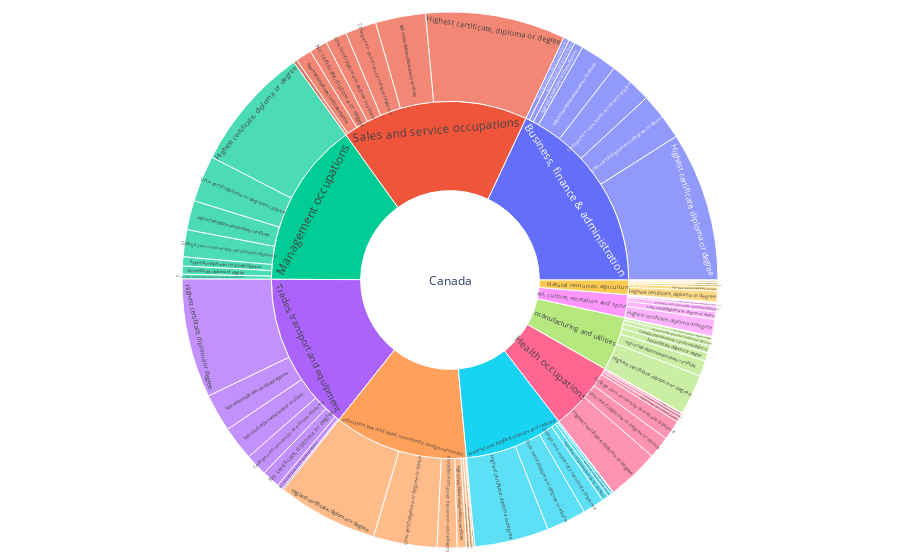

Here is the notebook cell this chart was saved with:
### Code cell
#  Educational background of workers in different job related fields
# In all job fields maximum people have the highest level of Education


fig = px.sunburst(data, path=['Geography','H1','HCDD'], values='COUNT_ELF_FYFT')
fig.update_layout(margin = dict(t=12, l=12, r=12, b=12))
#fig.update_layout(uniformtext=dict(minsize=6, mode='hide'),overwrite=True)
 
fig.show()

### Figure 1 — Plotly figure (JSON) as saved in the notebook; plotly's stock layout.template omitted (floating-point values rounded to 4 significant figures)
{"data": [{"branchvalues": "total", "domain": {"x": [0, 1], "y": [0, 1]}, "hoverlabel": {"namelength": 0}, "hovertemplate": "labels=%{label}<br>COUNT_ELF_FYFT=%{value}<br>parent=%{parent}<br>id=%{id}", "ids": ["Canada/ Natural resources, agriculture/Apprenticeship/trades certificate/ diploma", "Canada/Business, finance & administration/Apprenticeship/trades certificate/ diploma", "Canada/Health occupations/Apprenticeship/trades certificate/ diploma", "Canada/Management occupations/Apprenticeship/trades certificate/ diploma", "Canada/Natural and applied sciences and related/Apprenticeship/trades certificate/ diploma", "Canada/Sales and service occupations/Apprenticeship/trades certificate/ diploma", "Canada/Trades, transport and equipment/Apprenticeship/trades certificate/ diploma", "Canada/art, culture, recreation and sport/Apprenticeship/trades certificate/ diploma", "Canada/education, law and social, community and government/Apprenticeship/trades certificate/ diploma", "Canada/manufacturing and utilities/Apprenticeship/trades certificate/ diploma", "Canada/ Natural resources, agriculture/College,non-university certificate/diploma", "Canada/Business, finance & administration/College,non-university certificate/diploma", "Canada/Health occupations/College,non-university certificate/diploma", "Canada/Management occupations/College,non-university certificate/diploma", "Canada/Natural and applied sciences and related/College,non-university certificate/diploma", "Canada/Sales and service occupations/College,non-university certificate/diploma", "Canada/Trades, transport and equipment/College,non-university certificate/diploma", "Canada/art, culture, recreation and sport/College,non-university certificate/diploma", "Canada/education, law and social, community and government/College,non-university certificate/diploma", "Canada/manufacturing and utilities/College,non-university certificate/diploma", "Canada/ Natural resources, agriculture/Highest certificate, diploma or degree", "Canada/Business, finance & administration/Highest certificate, diploma or degree", "Canada/Health occupations/Highest certificate, diploma or degree", "Canada/Management occupations/Highest certificate, diploma or degree", "Canada/Natural and applied sciences and related/Highest certificate, diploma or degree", "Canada/Sales and service occupations/Highest certificate, diploma or degree", "Canada/Trades, transport and equipment/Highest certificate, diploma or degree", "Canada/art, culture, recreation and sport/Highest certificate, diploma or degree", "Canada/education, law and social, community and government/Highest certificate, diploma or degree", "Canada/manufacturing and utilities/Highest certificate, diploma or degree", "Canada/ Natural resources, agriculture/No certificate, diploma or degree", "Canada/Business, finance & administration/No certificate, diploma or degree", "Canada/Health occupations/No certificate, diploma or degree", "Canada/Management occupations/No certificate, diploma or degree", "Canada/Natural and applied sciences and related/No certificate, diploma or degree", "Canada/Sales and service occupations/No certificate, diploma or degree", "Canada/Trades, transport and equipment/No certificate, diploma or degree", "Canada/art, culture, recreation and sport/No certificate, diploma or degree", "Canada/education, law and social, community and government/No certificate, diploma or degree", "Canada/manufacturing and utilities/No certificate, diploma or degree", "Canada/ Natural resources, agriculture/Univ certif/diploma or degree or above", "Canada/Business, finance & administration/Univ certif/diploma or degree or above", "Canada/Health occupations/Univ certif/diploma or degree or above", "Canada/Management occupations/Univ certif/diploma or degree or above", "Canada/Natural and applied sciences and related/Univ certif/diploma or degree or above", "Canada/Sales and service occupations/Univ certif/diploma or degree or above", "Canada/Trades, transport and equipment/Univ certif/diploma or degree or above", "Canada/art, culture, recreation and sport/Univ certif/diploma or degree or above", "Canada/education, law and social, community and government/Univ certif/diploma or degree or above", "Canada/manufacturing and utilities/Univ certif/diploma or degree or above", "Canada/ Natural resources, agriculture/University certificate,diploma below bachelor", "Canada/Business, finance & administration/University certificate,diploma below bachelor", "Canada/Health occupations/University certificate,diploma below bachelor", "Canada/Management occupations/University certificate,diploma below bachelor", "Canada/Natural and applied sciences and related/University certificate,diploma below bachelor", "Canada/Sales and service occupations/University certificate,diploma below bachelor", "Canada/Trades, transport and equipment/University certificate,diploma below bachelor", "Canada/art, culture, recreation and sport/University certificate,diploma below bachelor", "Canada/education, law and social, community and government/University certificate,diploma below bachelor", "Canada/manufacturing and utilities/University certificate,diploma below bachelor", "Canada/ Natural resources, agriculture/high school /diploma/equivalency certificate", "Canada/Business, finance & administration/high school /diploma/equivalency certificate", "Canada/Health occupations/high school /diploma/equivalency certificate", "Canada/Management occupations/high school /diploma/equivalency certificate", "Canada/Natural and applied sciences and related/high school /diploma/equivalency certificate", "Canada/Sales and service occupations/high school /diploma/equivalency certificate", "Canada/Trades, transport and equipment/high school /diploma/equivalency certificate", "Canada/art, culture, recreation and sport/high school /diploma/equivalency certificate", "Canada/education, law and social, community and government/high school /diploma/equivalency certificate", "Canada/manufacturing and utilities/high school /diploma/equivalency certificate", "Canada/ Natural resources, agriculture", "Canada/Business, finance & administration", "Canada/Health occupations", "Canada/Management occupations", "Canada/Natural and applied sciences and related", "Canada/Sales and service occupations", "Canada/Trades, transport and equipment", "Canada/art, culture, recreation and sport", "Canada/education, law and social, community and government", "Canada/manufacturing and utilities", "Canada"], "labels": ["Apprenticeship/trades certificate/ diploma", "Apprenticeship/trades certificate/ diploma", "Apprenticeship/trades certificate/ diploma", "Apprenticeship/trades certificate/ diploma", "Apprenticeship/trades certificate/ diploma", "Apprenticeship/trades certificate/ diploma", "Apprenticeship/trades certificate/ diploma", "Apprenticeship/trades certificate/ diploma", "Apprenticeship/trades certificate/ diploma", "Apprenticeship/trades certificate/ diploma", "College,non-university certificate/diploma", "College,non-university certificate/diploma", "College,non-university certificate/diploma", "College,non-university certificate/diploma", "College,non-university certificate/diploma", "College,non-university certificate/diploma", "College,non-university certificate/diploma", "College,non-university certificate/diploma", "College,non-university certificate/diploma", "College,non-university certificate/diploma", "Highest certificate, diploma or degree", "Highest certificate, diploma or degree", "Highest certificate, diploma or degree", "Highest certificate, diploma or degree", "Highest certificate, diploma or degree", "Highest certificate, diploma or degree", "Highest certificate, diploma or degree", "Highest certificate, diploma or degree", "Highest certificate, diploma or degree", "Highest certificate, diploma or degree", "No certificate, diploma or degree", "No certificate, diploma or degree", "No certificate, diploma or degree", "No certificate, diploma or degree", "No certificate, diploma or degree", "No certificate, diploma or degree", "No certificate, diploma or degree", "No certificate, diploma or degree", "No certificate, diploma or degree", "No certificate, diploma or degree", "Univ certif/diploma or degree or above", "Univ certif/diploma or degree or above", "Univ certif/diploma or degree or above", "Univ certif/diploma or degree or above", "Univ certif/diploma or degree or above", "Univ certif/diploma or degree or above", "Univ certif/diploma or degree or above", "Univ certif/diploma or degree or above", "Univ certif/diploma or degree or above", "Univ certif/diploma or degree or above", "University certificate,diploma below bachelor", "University certificate,diploma below bachelor", "University certificate,diploma below bachelor", "University certificate,diploma below bachelor", "University certificate,diploma below bachelor", "University certificate,diploma below bachelor", "University certificate,diploma below bachelor", "University certificate,diploma below bachelor", "University certificate,diploma below bachelor", "University certificate,diploma below bachelor", "high school /diploma/equivalency certificate", "high school /diploma/equivalency certificate", "high school /diploma/equivalency certificate", "high school /diploma/equivalency certificate", "high school /diploma/equivalency certificate", "high school /diploma/equivalency certificate", "high school /diploma/equivalency certificate", "high school /diploma/equivalency certificate", "high school /diploma/equivalency certificate", "high school /diploma/equivalency certificate", " Natural resources, agriculture", "Business, finance & administration", "Health occupations", "Management occupations", "Natural and applied sciences and related", "Sales and service occupations", "Trades, transport and equipment", "art, culture, recreation and sport", "education, law and social, community and government", "manufacturing and utilities", "Canada"], "name": "", "parents": ["Canada/ Natural resources, agriculture", "Canada/Business, finance & administration", "Canada/Health occupations", "Canada/Management occupations", "Canada/Natural and applied sciences and related", "Canada/Sales and service occupations", "Canada/Trades, transport and equipment", "Canada/art, culture, recreation and sport", "Canada/education, law and social, community and government", "Canada/manufacturing and utilities", "Canada/ Natural resources, agriculture", "Canada/Business, finance & administration", "Canada/Health occupations", "Canada/Management occupations", "Canada/Natural and applied sciences and related", "Canada/Sales and service occupations", "Canada/Trades, transport and equipment", "Canada/art, culture, recreation and sport", "Canada/education, law and social, community and government", "Canada/manufacturing and utilities", "Canada/ Natural resources, agriculture", "Canada/Business, finance & administration", "Canada/Health occupations", "Canada/Management occupations", "Canada/Natural and applied sciences and related", "Canada/Sales and service occupations", "Canada/Trades, transport and equipment", "Canada/art, culture, recreation and sport", "Canada/education, law and social, community and government", "Canada/manufacturing and utilities", "Canada/ Natural resources, agriculture", "Canada/Business, finance & administration", "Canada/Health occupations", "Canada/Management occupations", "Canada/Natural and applied sciences and related", "Canada/Sales and service occupations", "Canada/Trades, transport and equipment", "Canada/art, culture, recreation and sport", "Canada/education, law and social, community and government", "Canada/manufacturing and utilities", "Canada/ Natural resources, agriculture", "Canada/Business, finance & administration", "Canada/Health occupations", "Canada/Management occupations", "Canada/Natural and applied sciences and related", "Canada/Sales and service occupations", "Canada/Trades, transport and equipment", "Canada/art, culture, recreation and sport", "Canada/education, law and social, community and government", "Canada/manufacturing and utilities", "Canada/ Natural resources, agriculture", "Canada/Business, finance & administration", "Canada/Health occupations", "Canada/Management occupations", "Canada/Natural and applied sciences and related", "Canada/Sales and service occupations", "Canada/Trades, transport and equipment", "Canada/art, culture, recreation and sport", "Canada/education, law and social, community and government", "Canada/manufacturing and utilities", "Canada/ Natural resources, agriculture", "Canada/Business, finance & administration", "Canada/Health occupations", "Canada/Management occupations", "Canada/Natural and applied sciences and related", "Canada/Sales and service occupations", "Canada/Trades, transport and equipment", "Canada/art, culture, recreation and sport", "Canada/education, law and social, community and government", "Canada/manufacturing and utilities", "Canada", "Canada", "Canada", "Canada", "Canada", "Canada", "Canada", "Canada", "Canada", "Canada", ""], "type": "sunburst", "values": [50150, 285850, 130255, 294580, 119655, 523300, 1235980, 24525, 103495, 171650, 61765, 1411225, 649325, 881420, 698825, 1010495, 718650, 177345, 651465, 239470, 356045, 4874080, 1698680, 4064670, 2426830, 4572735, 3890660, 556960, 3290145, 1326660, 80140, 205360, 21165, 265670, 16720, 586425, 589100, 14620, 55330, 266630, 24120, 1569205, 725215, 1513740, 1296675, 700630, 181785, 241535, 2074155, 117365, 6870, 189125, 69430, 151790, 77715, 118680, 50165, 14920, 107510, 21595, 132980, 1213260, 103210, 957455, 217065, 1633125, 1114970, 83970, 298135, 509910, 712070, 9748105, 3397280, 8129325, 4853485, 9145390, 7781310, 1113875, 6580235, 2653280, 54114355]}], "layout": {"legend": {"tracegroupgap": 0}, "margin": {"b": 12, "l": 12, "r": 12, "t": 12}}}
